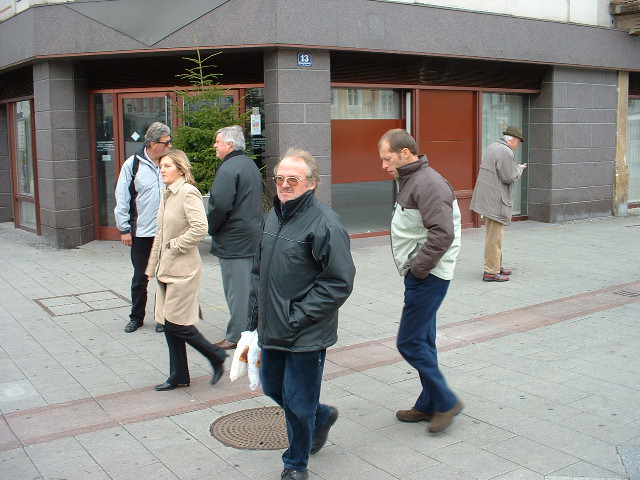
#> input picture person.png, 640 x 480 px
$ python testing_HOG_SVM.py   (older library calls are emulated)
#> lines starting #> are read from the running program, lines starting #| are printed output that depends on the picture; after the words box and inside, x2 and y2 are one past the last pixel; in counts of white or black regions, pixels touching at a corner belong together
### NMS.py
import numpy as np

def non_max_suppression_hand(rect, probs=None, overlapThresh=0.3, method='fast'):
    if rect.size == 0:
        return rect

    x1 = rect[:,0]
    x2 = rect[:,2]
    y1 = rect[:,1]
    y2 = rect[:,3]
    area = (x2 - x1 + 1) * (y2 - y1 + 1)

    idx = np.argsort(y2)
    if probs is not None:
        idx = np.argsort(probs)
    pick = []

    while idx.shape[0] > 0:
        last = idx.shape[0] - 1
        pick.append(idx[last])
        if method == 'fast':
            x_st = np.maximum(x1[idx[last]], x1[idx[:last]])
            x_ed = np.minimum(x2[idx[last]], x2[idx[:last]])
            y_st = np.maximum(y1[idx[last]], y1[idx[:last]])
            y_ed = np.minimum(y2[idx[last]], y2[idx[:last]])
            dx = np.maximum(0, x_ed - x_st + 1)
            dy = np.maximum(0, y_ed - y_st + 1)
            intersect = dx * dy
            union = area[idx[last]] + area[idx[:last]]
            #IoU = 1.0 * intersect / union
            IoU = 1.0 * intersect / area[idx[:last]]
            idx = np.delete(idx, np.concatenate(([last], np.where(IoU>overlapThresh)[0])))

        elif method == 'slow':
            suppress = []
            suppress.append(last)
            for i in range(last):
                x_st = np.maximum(x1[idx[last]], x1[idx[i]])
                x_ed = np.minimum(x2[idx[last]], x2[idx[i]])
                y_st = np.maximum(y1[idx[last]], y1[idx[i]])
                y_ed = np.minimum(y2[idx[last]], y2[idx[i]])
                dx = np.maximum(0, x_ed - x_st + 1)
                dy = np.maximum(0, y_ed - y_st + 1)
                intersect = dx * dy
                union = area[idx[last]] + area[idx[i]]
                # IoU = 1.0 * intersect / union
                IoU = 1.0 * intersect / area[idx[i]]
                if IoU > overlapThresh:
                    suppress.append(i)
            idx = np.delete(idx, suppress)

    pick_rect = rect[pick]
    pick_probs = probs[pick]
    return pick_rect, pick_probs

### SlidingWindow.py
import numpy as np

def sliding_window(image, stepSize, windowSize):# image is the input, step size is the no.of pixels needed to skip and windowSize is the size of the actual window
    # slide a window across the image
    for y in range(0, image.shape[0], stepSize):# this line and the line below actually defines the sliding part and loops over the x and y coordinates
        for x in range(0, image.shape[1], stepSize):
            # yield the current window
            yield (x, y, image[y: y + windowSize[1], x:x + windowSize[0]])

### testing_HOG_SVM.py
from skimage.feature import hog
from skimage.transform import pyramid_gaussian
import joblib
from skimage import color
from imutils.object_detection import non_max_suppression
import imutils
import numpy as np
import cv2
import os
import glob
from NMS import non_max_suppression_hand
from ImagePyramid import pyramid_hand
from SlidingWindow import sliding_window
import argparse

"""
This script is for testing and visualizing the result of a single image
"""

save_folder_name = 'test'

#Define HOG Parameters
# change them if necessary to orientations = 8, pixels per cell = (16,16), cells per block to (1,1) for weaker HOG
orientations = 9
pixels_per_cell = (8, 8)
cells_per_block = (2, 2)
threshold = .3

#%%
# Upload the saved svm model:
model = joblib.load('./model/hard_model.npy')
#> (reads model/hard_model.npy from the repository)

# Test the trained classifier on an image below!
scale = 0
detections = []
# read the image you want to detect the object in:
img_path = './person.png'
img= cv2.imread(img_path)
#> img is the input picture: shape (480, 640, 3); mean B, G, R 134.2, 137.7, 138.9

# Try it with image resized if the image is too big
img= cv2.resize(img,(300,200)) # can change the size to default by commenting this code out our put in a random number
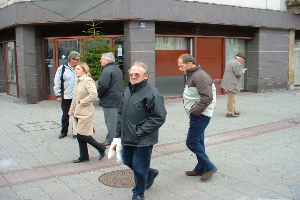
#> img: shape (200, 300, 3); mean B, G, R 134.1, 137.6, 138.8

# defining the size of the sliding window (has to be, same as the size of the image in the training data)
(winW, winH)= (64,128)
windowSize=(winW,winH)
downscale=1.5
# Apply sliding window:
for resized in pyramid_gaussian(img, downscale=1.5, multichannel=True): # loop over each layer of the image that you take!
#for resized in pyramid_hand(img, windowSize=windowSize, downscale=1.5):
    # loop over the sliding window for each layer of the pyramid
    for (x,y,window) in sliding_window(resized, stepSize=10, windowSize=(winW,winH)):
        # if the window does not meet our desired window size, ignore it!
        if window.shape[0] != winH or window.shape[1] !=winW: # ensure the sliding window has met the minimum size requirement
            continue
        window=color.rgb2gray(window)
        fds = hog(window, orientations, pixels_per_cell, cells_per_block, block_norm='L2')  # extract HOG features from the window captured
        fds = fds.reshape(1, -1) # reshape the image to make a silouhette of hog --> feature vector
        pred = model.predict(fds) # use the SVM model to make a prediction on the HOG features extracted from the window

        if pred == 1:
            if model.decision_function(fds) > 0.6:  # set a threshold value for the SVM prediction i.e. only firm the predictions above probability of 0.6
                print("Detection:: Location -> ({}, {})".format(x, y))
                print("Scale ->  {} | Confidence Score {} \n".format(scale,model.decision_function(fds)))
                detections.append((int(x * (downscale**scale)), int(y * (downscale**scale)), model.decision_function(fds),
                                   int(windowSize[0]*(downscale**scale)), # create a list of all the predictions found
                                      int(windowSize[1]*(downscale**scale))))
    scale+=1
#> this loop made 14 passes
#> (printed output is left out)
#> after the loop, detections = 154 items, first 6: (30, 0, [1.03], 64, 128), (40, 0, [0.878], 64, 128), (50, 0, [2.06], 64, 128), (60, 0, [2.31], 64, 128), (70, 0, [3.06], 64, 128), (80, 0, [1.11], 64, 128); scale = 14


clone = resized.copy()

img_pre_NMS = img.copy()
for (x_tl, y_tl, _, w, h) in detections:
    cv2.rectangle(img_pre_NMS, (x_tl, y_tl), (x_tl + w, y_tl + h), (0, 0, 255), thickness = 2)
#> this loop made 154 passes
#> (x_tl, y_tl) on passes 1 to 3: (30, 0), (40, 0), (50, 0)
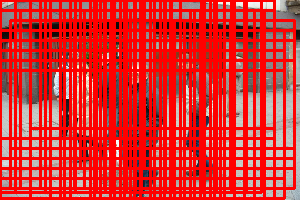
#> img_pre_NMS: shape (200, 300, 3); mean B, G, R 48.9, 50, 215.5
cv2.imshow("Raw Detections Before NMS", img_pre_NMS)
cv2.imwrite('./img/{}/img_pre_NMS.png'.format(save_folder_name),img_pre_NMS)
cv2.waitKey(0)

rects = np.array([[x, y, x + w, y + h] for (x, y, _, w, h) in detections]) # do nms on the detected bounding boxes
#> rects = 154 rows, first 6: [30, 0, 94, 128], [40, 0, 104, 128], [50, 0, 114, 128], [60, 0, 124, 128], [70, 0, 134, 128], [80, 0, 144, 128]
sc = [score[0] for (x, y, score, w, h) in detections]
#> sc = 154 values, max 3.06 at index 4, min 0.604 at index 8, mean 1.51
print("detection confidence score: ", sc)
sc = np.array(sc)
#pick = non_max_suppression(rects, probs = sc, overlapThresh = 0.3)
pick, _ = non_max_suppression_hand(rects, probs = sc, overlapThresh = 0.3, method='fast')
#> in non_max_suppression_hand, `x1 = rect[:,0]`: x1 = 154 values, max 230 at index 43, min 0 at index 14, mean 112.3
#> in non_max_suppression_hand, `x2 = rect[:,2]`: x2 = 154 values, max 294 at index 43, min 64 at index 14, mean 178.4
#> in non_max_suppression_hand, `y1 = rect[:,1]`: y1 = 154 values, max 70 at index 125, min 0 at index 0, mean 35
#> in non_max_suppression_hand, `y2 = rect[:,3]`: y2 = 154 values, max 198 at index 125, min 128 at index 0, mean 167.2
#> in non_max_suppression_hand, `area = (x2 - x1 + 1) * (y2 - y1 + 1)`: area = 154 values from 8385 to 18721
#> in non_max_suppression_hand, `idx = np.argsort(y2)`: idx = 154 values, max 153 at index 134, min 0 at index 0, mean 76.5
#> in non_max_suppression_hand, `idx = np.argsort(probs)`: idx = 154 values, max 153 at index 132, min 0 at index 35, mean 76.5
#> the loop in non_max_suppression_hand, `while idx.shape[0] > 0:` made 5 passes
#> idx on pass 4: [131, 54]
#> after the loop in non_max_suppression_hand, `while idx.shape[0] > 0:`: idx = empty array; pick = [4, 116, 88, 62, 54]
#> in non_max_suppression_hand, `pick_rect = rect[pick]`: pick_rect = [[70, 0, 134, 128], [150, 60, 214, 188], [10, 50, 74, 178], [210, 30, 274, 158], [110, 30, 174, 158]]
#> in non_max_suppression_hand, `pick_probs = probs[pick]`: pick_probs = [3.06, 2.85, 2.78, 2.7, 1.94]
#> pick has the same summary as pick_rect in non_max_suppression_hand

for (xA, yA, xB, yB) in pick:
    cv2.rectangle(img, (xA, yA), (xB, yB), (0,255,0), 2)
    cv2.rectangle(img_pre_NMS, (xA, yA), (xB, yB), (0,255,0), 2)
#> this loop made 5 passes
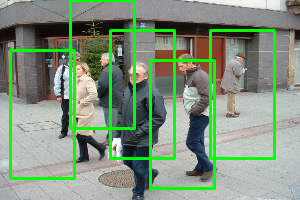
#> img: shape (200, 300, 3); 9.34% of pixels changed, all inside (x1, y1, x2, y2) = (9, 0, 276, 190)
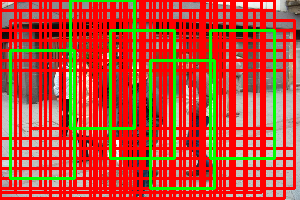
#> img_pre_NMS: shape (200, 300, 3); 9.34% of pixels changed, all inside (x1, y1, x2, y2) = (9, 0, 276, 190)
cv2.imshow("img_post_NMS.png", img)
cv2.imwrite('./img/{}/img_post_NMS.png'.format(save_folder_name),img)
cv2.waitKey(0)

cv2.imshow("Detection results.png", img_pre_NMS)
cv2.imwrite('./img/{}/img_pre_post_NMS.png'.format(save_folder_name),img_pre_NMS)
cv2.waitKey(0)

with open('./img/{}/log.txt'.format(save_folder_name), 'w') as f:
    f.write('Total candidate boxes: {}\n'.format(len(detections)))
    f.writelines('After NMS left: {}'.format(pick.shape[0]))
